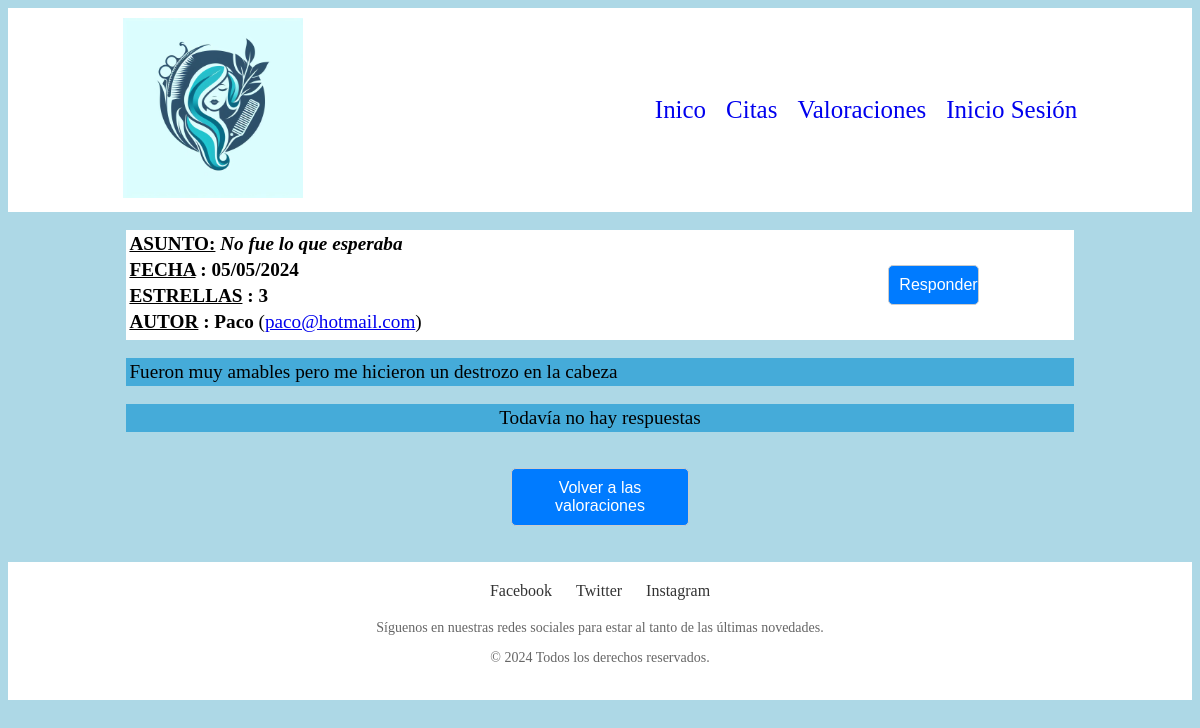
Page /contenido.php?num_valoracion=48 (signed in) on the committed database.
### tables this page shows
CREATE TABLE valoraciones (
  num_valoracion int(10) unsigned NOT NULL auto_increment,
  fecha date NOT NULL DEFAULT '1970-01-01' ,
  asunto varchar(50) NOT NULL DEFAULT '' ,
  contenido text NOT NULL DEFAULT '' ,
  num_usuario int(10) unsigned NOT NULL DEFAULT '0' ,
  estrellas int(6) unsigned NOT NULL DEFAULT '0',
  num_valoracion_origen int(10) DEFAULT '-1' ,
  num_respuestas int(6) unsigned DEFAULT '0' ,
  PRIMARY KEY (num_valoracion),
  UNIQUE num_valoracion (num_valoracion),
  CONSTRAINT fk_num_usuario FOREIGN KEY (num_usuario) REFERENCES usuarios(num_usuario)
);

CREATE TABLE usuarios (
  num_usuario int(10) unsigned NOT NULL auto_increment,
  nombre varchar(30) NOT NULL DEFAULT '' ,
  login varchar(20) NOT NULL DEFAULT '' ,
  password varchar(12) NOT NULL DEFAULT '' ,
  email varchar(30) NOT NULL DEFAULT '' ,
  PRIMARY KEY (num_usuario),
  UNIQUE num_usuario (num_usuario,nombre,login,password)
);

### contenido.php (the view, shortened to what this page needs)
<!DOCTYPE html>
<html lang="en">
<head>
</head>
<body>
<?php
    require("funciones.php");
    $consulta="SELECT num_valoracion, fecha, asunto, contenido, nombre, estrellas, email FROM valoraciones M, usuarios U
    WHERE M.num_usuario=U.num_usuario AND num_valoracion=".$_REQUEST["num_valoracion"];
    $resultado = ejecuta_SQL($consulta);
    $matriz = $resultado->fetchAll();
    list($num_valoracion, $fecha, $asunto, $contenido, $nombre, $estrellas, $email)=$matriz[0];
    $array_fecha=explode ("-",$fecha);
    $fecha_modificada="$array_fecha[2]/$array_fecha[1]/$array_fecha[0]";
    echo "<br><table align='center' border=0 width='80%' bgcolor='white'>
    <tr><td colspan='3'><b><U>ASUNTO:</U> <I>$asunto</b></I><td><td align=left rowspan=5><button id='responderboton'><a id='responder' href='nuevovaloracion.php?&num_valoracion=$num_valoracion'>Responder</a></button></td></tr>
    <tr><td width='80%'><b><U>FECHA</U> : $fecha_modificada</b></td></tr>
    <tr><td width='80%'><b><U>ESTRELLAS</U> : $estrellas</b></td></tr>
    <tr><td colspan='3'><b><U>AUTOR</U> : $nombre</b> (<a href='mailto:$email'>$email</a>)<td></tr>
    <tr><td colspan='3'></td></tr></table><br>";
    echo "<table  bgcolor='#45ABD9' align='center' border=0 width='80%'><tr><td>$contenido</td></tr></table><BR>";
    $consulta="SELECT num_valoracion, fecha, asunto, contenido, nombre, email FROM valoraciones M, usuarios U
    WHERE M.num_usuario=U.num_usuario AND num_valoracion_origen=".$_REQUEST["num_valoracion"]." ORDER BY num_valoracion ASC";
    $resultado = ejecuta_SQL($consulta);
    if ($resultado->rowCount()==0) {
        echo "<table bgcolor='#45ABD9' align='center' border=0 width='80%'><tr><td align='center'>Todavía no hay respuestas</td></tr></table><BR>";
}
    echo "</table><br><center><button><a id='volver' href='valoraciones.php'>Volver a las valoraciones</a></button></center><br><br>";
?>
</body>
</html>

### contenido.php (style rules this page uses)
body { background-color: #ADD8E6; }
button { width: 15%; padding: 10px; border: 1px solid #ccc; border-radius: 5px; background-color: #007bff; cursor:pointer; }
#responderboton { width: 50%; padding: 10px; border: 1px solid #ccc; border-radius: 5px; background-color: #007bff; cursor:pointer; }
#responder { font-size:120%; text-decoration:none; color:#FFFF; }
#volver { color:#FFFF; text-decoration:none; font-size:120%; }
td { font-size:120%; }

### rows in the picture
valoraciones: asunto "No fue lo que esperaba", fecha "05/05/2024", estrellas "3", num_usuario.nombre "Paco", num_usuario.email "paco@hotmail.com", contenido "Fueron muy amables pero me hicieron un destrozo en la cabeza"
